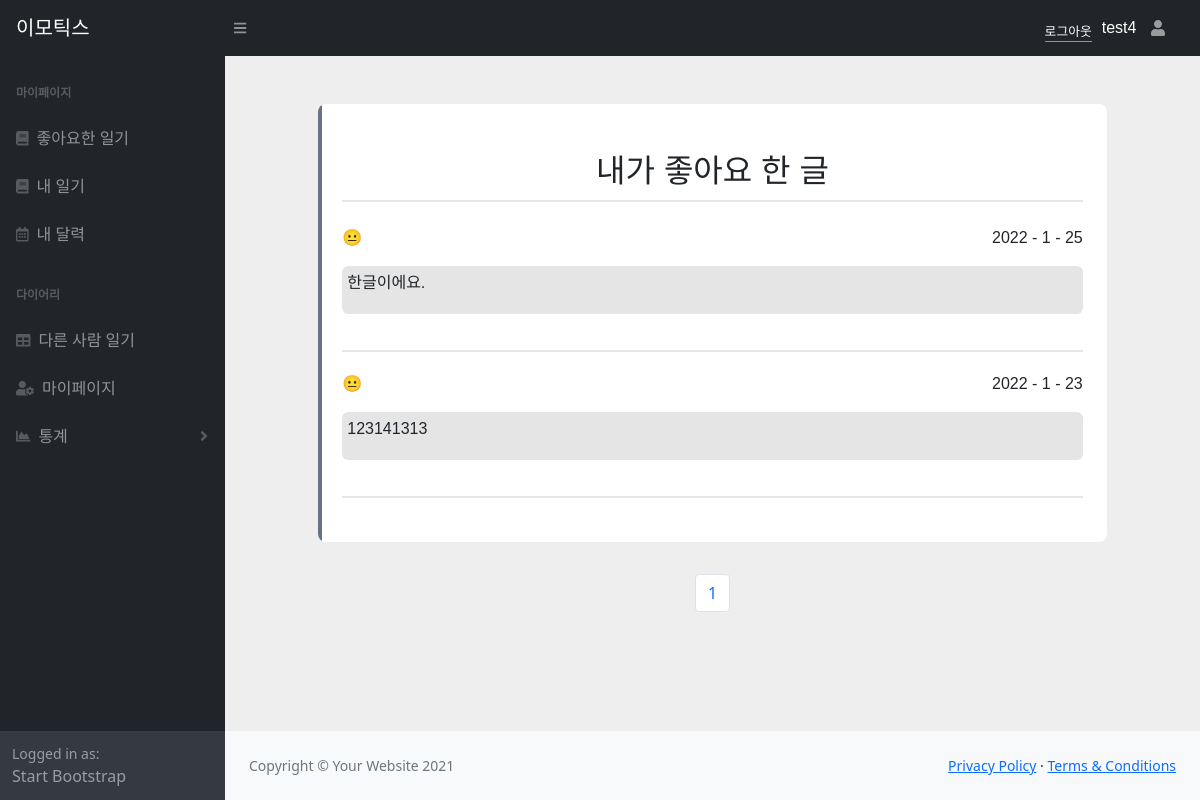
Page /mypage/likepage/ (signed in) on the committed database.
### EDuser/models.py (models this page shows, shortened)
class Eduser(models.Model):
    username = models.CharField(max_length=20, verbose_name="아이디")
    password = models.CharField(max_length=100, verbose_name="비밀번호")
    email = models.EmailField(verbose_name="이메일", null=True)
    profile_img = models.ImageField(null=True, upload_to=content_file_name, blank=True)
    register_date = models.DateTimeField(auto_now_add=True, verbose_name="등록날짜")
    class Meta:
        db_table = "Emotics_user"
        verbose_name = "사용자"
        verbose_name_plural = "사용자"

### diary/models.py (models this page shows, shortened)
class Expression(models.Model):
  user = models.ForeignKey(Eduser, on_delete=models.CASCADE)
  diary = models.ForeignKey(Diary, on_delete=models.CASCADE, related_name='expressions')
  class Meta:
    db_table='expression'
    verbose_name = '좋아요'
    verbose_name_plural = '좋아요'

class Diary(models.Model):
  writer = models.ForeignKey(Eduser, on_delete=models.CASCADE, null=True)
  write = models.TextField(max_length = 100,
                          verbose_name='일기',
                          validators=[validate_sentence])
  emotion = models.CharField(max_length =30,verbose_name='감정')
  neutral = models.FloatField(verbose_name='평온')
  positive = models.FloatField(verbose_name='긍정')
  negative = models.FloatField(verbose_name='부정')
  register_date = models.DateTimeField(verbose_name='등록날짜')
  class Meta:
    db_table = 'diary'
    verbose_name = '일기'
    verbose_name_plural = '일기'
    ordering = ['-id']

### EDuser/decorator.py (the view)
  def wrap(request, *args, **kwargs):
    user = request.session.get('username')
    if user is None or not user:
      return redirect('/login')
    return function(request, *args, **kwargs)

### EDuser/decorator.py (called while the page is built)
def login_required(function):
  def wrap(request, *args, **kwargs):
    user = request.session.get('username')
    if user is None or not user:
      return redirect('/login')
    return function(request, *args, **kwargs)
  return wrap

### mypage/views.py (called while the page is built)
@login_required
def likepage(request):
    print(request.session['username'])
    now_page = int(request.GET.get('page', 1))
    user = (request.session['username'])
    expressions = Eduser.objects.get(username=request.session.get('username')).expression_set.all()
    datas = expressions.order_by('-id')
    p = Paginator(datas, 5)
    info = p.get_page(now_page)
    start_page = (now_page - 1) // 10 * 10 + 1
    end_page = start_page + 9
    if end_page > p.num_pages:
        end_page = p.num_pages
    return render(request, 'mypage/likepage.html', {'user': user, 'info': info, 'page_range': range(start_page, end_page + 1)})

### mypage/templates/mypage/likepage.html
{% extends 'base/base.html' %}
{% load static %}
{% block head %}
<link href="{% static 'css/mypage/mypage.css' %}" rel="stylesheet">
{% endblock head %}
{% block contents %}
<html lang="ko">
<body>
    <div class="container mt-5">
        <div class="row d-flex justify-content-center">
            <div class="col-md-10">
                <div id="dis" class="card p-4 py-4">
                    <div class="text-center mt-3">
                        <h5 id="username" class="mt-2 mb-0">내가 좋아요 한 글</h5>
                        <div>
                            <br>
                            {% for expression in info %}
                            <div id="diary-content">
                                <div id="title">
                                    <div id="emotion">
                                        {% if expression.diary.emotion == "positive" %}
                                        😀
                                        {% elif expression.diary.emotion == "negative" %}
                                        😥
                                        {% else %}
                                        😐
                                        {%endif %}
                                    </div>
                                    <div id="date">
                                        {{ expression.diary.register_date.year }} - {{ expression.diary.register_date.month }} - {{ expression.diary.register_date.day }}
                                    </div>
                                </div>
                                <div id="write">
                                    {{ expression.diary.write }}
                                </div>
                            </div>
                            {% endfor %}
                        </div>
                    </div>
                </div>
            </div>
        </div>
    </div>
    <div style='text-align:center;'>
        <ul class='pagination justify-content-center' style="margin-top: 2rem;">
            {% for i in page_range %}
            <li class="page-item">
                <a class="page-link" href='./?page={{ i }}'>
                    {{ i }}
                </a>
            </li>
            {% endfor %}
        </ul>
    </div>
</body>
</html>
{% endblock contents %}

### templates/base/base.html (shortened to what this page needs)
<!DOCTYPE html>
{% load static %}
<html lang="en">
<head>
  <link href="https://cdn.jsdelivr.net/npm/simple-datatables@latest/dist/style.css" rel="stylesheet" />
  <link href="{% static 'css/default.css' %}" rel="stylesheet">
  <link href="{% static 'css/styles.css' %}" rel="stylesheet" />
  <link href="{% static 'vendor/aos/aos.css' %}" rel="stylesheet">
  <link href="{% static 'vendor/bootstrap/css/bootstrap.min.css' %}" rel="stylesheet">
  <link href="{% static 'vendor/bootstrap-icons/bootstrap-icons.css' %}" rel="stylesheet">
  <link href="{% static 'vendor/boxicons/css/boxicons.min.css' %}" rel="stylesheet">
  <link href="{% static 'vendor/glightbox/css/glightbox.min.css' %}" rel="stylesheet">
  <link href="{% static 'vendor/swiper/swiper-bundle.min.css' %}" rel="stylesheet">
  {% block head %}
  {% endblock head %}
</head>
<body class="sb-nav-fixed">
  <nav class="sb-topnav navbar navbar-expand navbar-dark bg-dark">
    <a id = "brandname" class="navbar-brand ps-3" href="/">이모틱스</a>
    <button class="btn btn-link btn-sm order-1 order-lg-0 me-4 me-lg-0" id="sidebarToggle" href="#!">
      <i class="fas fa-bars"></i>
    </button>
    {% if request.session.username %}
    <a id="logout" href="{% url 'logout' %}" class="btn-login scrollto">로그아웃</a>
    <li id="user_id">{{request.session.username}}</li>
    {% endif %}
    <ul class="navbar-nav ms-auto ms-md-0 me-3 me-lg-4">'
      <li class="nav-item dropdown">
        <a class="nav-link" href="/mypage/mypage"><i class="fas fa-user fa-fw"></i></a>
      </li>
    </ul>
  </nav>
  <div id="layoutSidenav">
    <div id="layoutSidenav_nav">
      <nav class="sb-sidenav accordion sb-sidenav-dark" id="sidenavAccordion">
        <div class="sb-sidenav-menu">
          <div class="nav">
            {% if request.session.username %}
            <div class="sb-sidenav-menu-heading">마이페이지</div>
            <a class="nav-link" href="/mypage/likepage/">
              <div class="sb-nav-link-icon"><i class="fas fa-book"></i></div>
              좋아요한 일기
            </a>
            <a class="nav-link" href="/mypage/mydiary/">
              <div class="sb-nav-link-icon"><i class="fas fa-book"></i></div>
              내 일기
            </a>
            <a class="nav-link" href="/calpage/">
              <div class="sb-nav-link-icon"><i class="far fa-calendar-alt"></i></div>
              내 달력
            </a>
            {% endif %}
            <div class="sb-sidenav-menu-heading">다이어리</div>
            <a class="nav-link" href="/board/">
              <div class="sb-nav-link-icon"><i class="fas fa-table"></i></div>
              다른 사람 일기
            <a class="nav-link" href="/mypage/mypage/">
              <div class="sb-nav-link-icon">
                <i class="fas fa-user-cog"></i>
              </div>
              마이페이지
            </a>
            <a class="nav-link collapsed" href="#" data-bs-toggle="collapse" data-bs-target="#collapsePages"
              aria-expanded="false" aria-controls="collapsePages">
              <div class="sb-nav-link-icon">
                <i class="fas fa-chart-area"></i>
              </div>
              통계
              <div class="sb-sidenav-collapse-arrow">
                <i class="fas fa-angle-down"></i>
              </div>
            </a>
          </div>
        </div>
        <div class="sb-sidenav-footer">
          <div class="small">Logged in as:</div>
          Start Bootstrap
        </div>
      </nav>
    </div>
    <div id="layoutSidenav_content">
      <main>{% block contents %} {% endblock contents%}</main>
      <footer class="py-4 bg-light mt-auto">
        <div class="container-fluid px-4">
          <div class="d-flex align-items-center justify-content-between small">
            <div class="text-muted">Copyright &copy; Your Website 2021</div>
            <div>
              <a href="#">Privacy Policy</a>
              &middot;
              <a href="#">Terms &amp; Conditions</a>
            </div>
          </div>
        </div>
      </footer>
    </div>
  </div>
</body>
</html>

### static/css/default.css (style rules this page uses)
html, body, div, span, applet, object, iframe, h1, h2, h3, h4, h5, h6, p, blockquote, pre, a, abbr, acronym, address, big, cite, code, del, dfn, em, font, img, ins, kbd, q, s, samp, small, strike, strong, sub, sup, tt, var, b, u, i, center, dl, dt, dd, ol, ul, li, fieldset, form, label, legend, table, caption, tbody, tfoot, thead, tr, th, td { margin: 0; padding: 0; border: 0; outline: 0; font-size: 100%; vertical-align: baseline; background: transparent; }
body { line-height: 1; }
ol, ul { list-style: none; }

### static/css/mypage/mypage.css (style rules this page uses)
body { background: #eee }
.card { border: none; position: relative; overflow: hidden; border-radius: 8px; display : flex; justify-content: center; cursor: pointer; font-family: 'Noto Sans KR', sans-serif; }
.card #username { font-size : 2rem; padding-bottom : 10px; border-bottom : 2px solid rgb(0,0,0,0.1); }
.card:before { content: ""; position: absolute; left: 0; top: 0; width: 4px; height: 100%; background-color: #667380; transform: scaleY(1); transition: all 0.5s; transform-origin: bottom }
.card:after { content: ""; position: absolute; left: 0; top: 0; width: 4px; height: 100%; background-color: #212529; transform: scaleY(0); transition: all 0.5s; transform-origin: bottom }
#diary-content { display: flex; flex-direction : column; padding-bottom : 20px; margin-bottom : 20px; border-bottom : 2px solid rgb(0,0,0,0.1); }
#diary-content #title { display: flex; flex-direction : row; justify-content : space-between; }
#diary-content #write { margin : 1rem 0rem; padding : 5px; display: flex; height: 3rem; width: 100%; background-color: rgb(0,0,0,0.1); border-radius : 0.4rem; }

### rows in the picture
Eduser: session.username "test4"
Expression: diary.register_date.year "2022", diary.register_date.month "1", diary.register_date.day "25", diary.write "한글이에요."
Expression: diary.register_date.year "2022", diary.register_date.month "1", diary.register_date.day "23", diary.write "123141313"

### other values in the picture
{{ i }} "1"
